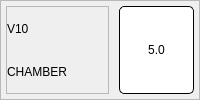
                       <widget class="QFrame" name="frame_83">
                        <property name="frameShape">
                         <enum>QFrame::StyledPanel</enum>
                        </property>
                        <property name="frameShadow">
                         <enum>QFrame::Raised</enum>
                        </property>
                        <layout class="QHBoxLayout" name="horizontalLayout_39" stretch="4,1">
                         <property name="spacing">
                          <number>10</number>
                         </property>
                         <property name="leftMargin">
                          <number>5</number>
                         </property>
                         <property name="topMargin">
                          <number>5</number>
                         </property>
                         <property name="rightMargin">
                          <number>5</number>
                         </property>
                         <property name="bottomMargin">
                          <number>5</number>
                         </property>
                         <item>
                          <widget class="QFrame" name="frame_84">
                           <property name="frameShape">
                            <enum>QFrame::StyledPanel</enum>
                           </property>
                           <property name="frameShadow">
                            <enum>QFrame::Raised</enum>
                           </property>
                           <layout class="QVBoxLayout" name="verticalLayout_57">
                            <property name="spacing">
                             <number>0</number>
                            </property>
                            <property name="leftMargin">
                             <number>0</number>
                            </property>
                            <property name="topMargin">
                             <number>0</number>
                            </property>
                            <property name="rightMargin">
                             <number>0</number>
                            </property>
                            <property name="bottomMargin">
                             <number>0</number>
                            </property>
                            <item>
                             <widget class="QLabel" name="label_92">
                              <property name="styleSheet">
                               <string notr="true">font: bold 28px &quot;Roboto&quot;;</string>
                              </property>
                              <property name="text">
                               <string>V10</string>
                              </property>
                             </widget>
                            </item>
                            <item>
                             <widget class="QLabel" name="label_93">
                              <property name="styleSheet">
                               <string notr="true">font:  20px &quot;Roboto&quot;;</string>
                              </property>
                              <property name="text">
                               <string>CHAMBER</string>
                              </property>
                             </widget>
                            </item>
                           </layout>
                          </widget>
                         </item>
                         <item>
                          <widget class="QPushButton" name="v10_button">
                           <property name="sizePolicy">
                            <sizepolicy hsizetype="Minimum" vsizetype="Minimum">
                             <horstretch>0</horstretch>
                             <verstretch>0</verstretch>
                            </sizepolicy>
                           </property>
                           <property name="minimumSize">
                            <size>
                             <width>75</width>
                             <height>40</height>
                            </size>
                           </property>
                           <property name="maximumSize">
                            <size>
                             <width>16777215</width>
                             <height>16777215</height>
                            </size>
                           </property>
                           <property name="styleSheet">
                            <string notr="true">background: #FFFFFF;
border: 1px solid #000000;
border-radius: 5px;
font:  bold 16px &quot;Roboto&quot;;</string>
                           </property>
                           <property name="text">
                            <string>5.0</string>
                           </property>
                          </widget>
                         </item>
                        </layout>
                       </widget>
